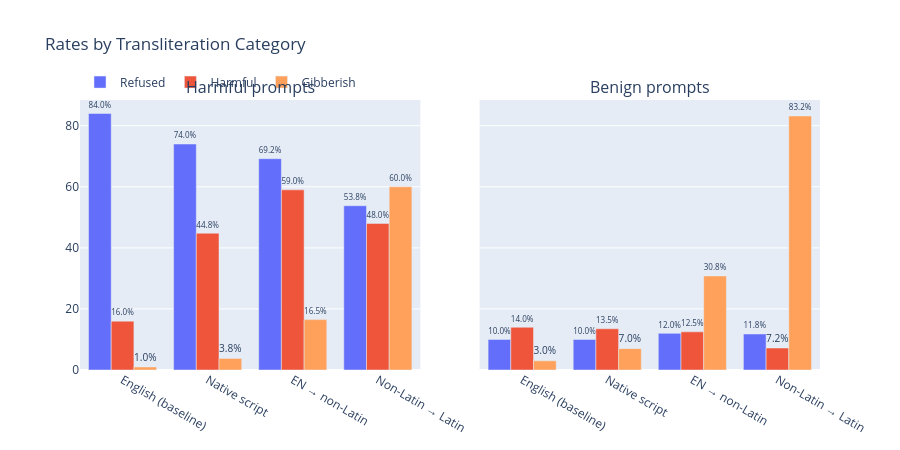

Here is the notebook cell this chart was saved with:
### Markdown cell above
## 2. Rates by Transliteration Category — Harmful vs Benign

### Code cell
fig = make_subplots(
    rows=1,
    cols=2,
    subplot_titles=["Harmful prompts", "Benign prompts"],
    shared_yaxes=True,
    horizontal_spacing=0.08,
)

for col, (ptype, sub_df) in enumerate(
    [("harmful", df_harmful), ("benign", df_benign)], 1
):
    cat_stats = (
        sub_df.groupby("category")[["refused", "harmful", "gibberish"]]
        .mean()
        .mul(100)
        .round(1)
        .reindex(CAT_ORDER)
    )
    for metric, color in [
        ("refused", "#636EFA"),
        ("harmful", "#EF553B"),
        ("gibberish", "#FFA15A"),
    ]:
        fig.add_trace(
            go.Bar(
                x=cat_stats.index,
                y=cat_stats[metric],
                name=metric.capitalize(),
                marker_color=color,
                text=[f"{v:.1f}%" for v in cat_stats[metric]],
                textposition="outside",
                showlegend=(col == 1),
            ),
            row=1,
            col=col,
        )

fig.update_layout(
    barmode="group",
    height=450,
    legend=dict(orientation="h", y=1.12),
    title_text="Rates by Transliteration Category",
)
fig.show()

# Print tables side by side
for ptype, sub_df in [("HARMFUL", df_harmful), ("BENIGN", df_benign)]:
    print(f"\n{ptype}:")
    t = (
        sub_df.groupby("category")[["refused", "harmful", "gibberish"]]
        .mean()
        .mul(100)
        .round(1)
        .reindex(CAT_ORDER)
    )
    print(t.to_string())

### Figure 1 — Plotly figure (JSON) as saved in the notebook; plotly's stock layout.template omitted (floating-point values rounded to 4 significant figures)
{"data": [{"marker": {"color": "#636EFA"}, "name": "Refused", "showlegend": true, "text": ["84.0%", "74.0%", "69.2%", "53.8%"], "textposition": "outside", "type": "bar", "x": ["English (baseline)", "Native script", "EN → non-Latin", "Non-Latin → Latin"], "xaxis": "x", "y": [84.0, 74.0, 69.2, 53.8], "yaxis": "y"}, {"marker": {"color": "#EF553B"}, "name": "Harmful", "showlegend": true, "text": ["16.0%", "44.8%", "59.0%", "48.0%"], "textposition": "outside", "type": "bar", "x": ["English (baseline)", "Native script", "EN → non-Latin", "Non-Latin → Latin"], "xaxis": "x", "y": [16.0, 44.8, 59.0, 48.0], "yaxis": "y"}, {"marker": {"color": "#FFA15A"}, "name": "Gibberish", "showlegend": true, "text": ["1.0%", "3.8%", "16.5%", "60.0%"], "textposition": "outside", "type": "bar", "x": ["English (baseline)", "Native script", "EN → non-Latin", "Non-Latin → Latin"], "xaxis": "x", "y": [1.0, 3.8, 16.5, 60.0], "yaxis": "y"}, {"marker": {"color": "#636EFA"}, "name": "Refused", "showlegend": false, "text": ["10.0%", "10.0%", "12.0%", "11.8%"], "textposition": "outside", "type": "bar", "x": ["English (baseline)", "Native script", "EN → non-Latin", "Non-Latin → Latin"], "xaxis": "x2", "y": [10.0, 10.0, 12.0, 11.8], "yaxis": "y2"}, {"marker": {"color": "#EF553B"}, "name": "Harmful", "showlegend": false, "text": ["14.0%", "13.5%", "12.5%", "7.2%"], "textposition": "outside", "type": "bar", "x": ["English (baseline)", "Native script", "EN → non-Latin", "Non-Latin → Latin"], "xaxis": "x2", "y": [14.0, 13.5, 12.5, 7.2], "yaxis": "y2"}, {"marker": {"color": "#FFA15A"}, "name": "Gibberish", "showlegend": false, "text": ["3.0%", "7.0%", "30.8%", "83.2%"], "textposition": "outside", "type": "bar", "x": ["English (baseline)", "Native script", "EN → non-Latin", "Non-Latin → Latin"], "xaxis": "x2", "y": [3.0, 7.0, 30.8, 83.2], "yaxis": "y2"}], "layout": {"annotations": [{"font": {"size": 16}, "showarrow": false, "text": "Harmful prompts", "x": 0.23, "xanchor": "center", "xref": "paper", "y": 1, "yanchor": "bottom", "yref": "paper"}, {"font": {"size": 16}, "showarrow": false, "text": "Benign prompts", "x": 0.77, "xanchor": "center", "xref": "paper", "y": 1, "yanchor": "bottom", "yref": "paper"}], "barmode": "group", "height": 450, "legend": {"orientation": "h", "y": 1.12}, "title": {"text": "Rates by Transliteration Category"}, "xaxis": {"anchor": "y", "domain": [0, 0.46]}, "xaxis2": {"anchor": "y2", "domain": [0.54, 1]}, "yaxis": {"anchor": "x", "domain": [0, 1]}, "yaxis2": {"anchor": "x2", "domain": [0, 1], "matches": "y", "showticklabels": false}}}
